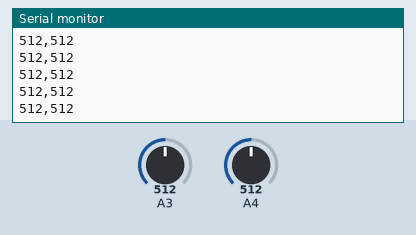
Recording of a sketch running on a simulated Arduino Uno, built with avr-gcc and run on an emulated ATmega328P. Shown: the last lines printed to the serial monitor. The inputs (shaded band) are chosen by the test bench; at power-on: A3 = 512, A4 = 512.

Above: at 1.2 s.
1.3 s: A3 set to 716
At 1.31 s:
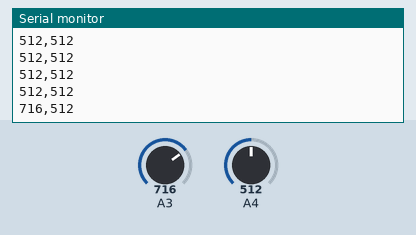
2.8 s: A4 set to 716
At 2.82 s:
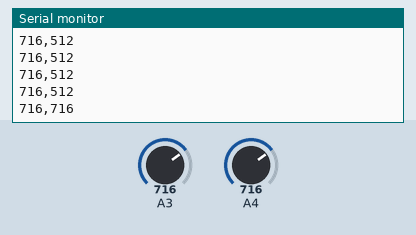
4.3 s: A3 set to 900
At 4.33 s:
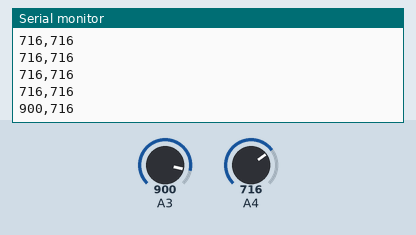
5.8 s: A4 set to 900
At 5.84 s:
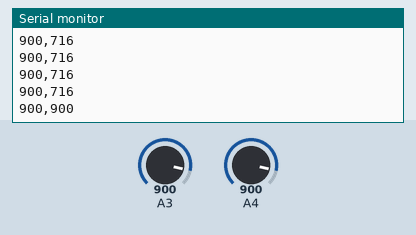
Timing chart, 0 to 8.3 s (numbered marks = the images above; inputs shaded):
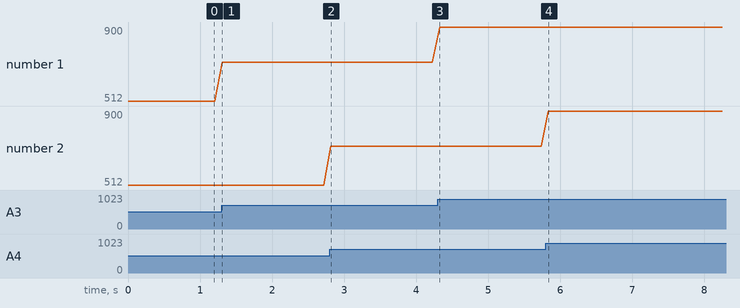

The sketch:

dana_arduino_sp24.ino
```cpp
void setup() {
  // Initialize serial communication at 115200 baud rate
  Serial.begin(115200);
}

void loop() {
  // Read the analog values from pins 17 and 18
  int analogValuePin17 = analogRead(17); // A1
  int analogValuePin18 = analogRead(18); // A0

  // Transmit the values over serial in comma-separated format, terminated with a newline
  Serial.print(analogValuePin17);
  Serial.print(",");
  Serial.print(analogValuePin18);
  Serial.println();

  // Small delay to stabilize readings and avoid flooding the serial output
  delay(100);
}
```

Measured:
- after the input at 1.3 s, the serial monitor: prints a new line at once (image 1)
- after the input at 2.8 s, the serial monitor: prints a new line at once (image 2)
- after the input at 4.3 s, the serial monitor: prints a new line at once (image 3)
- after the input at 5.8 s, the serial monitor: prints a new line at once (image 4)
- plotted number 1: 512 → 716 after the input at 1.3 s, 716 → 900 after the input at 4.3 s
